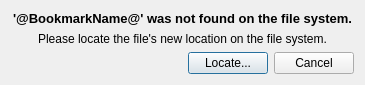
<?xml version="1.0" encoding="UTF-8"?>
<ui version="4.0">
 <class>QtSBookmarkMissingDialog</class>
 <widget class="QDialog" name="QtSBookmarkMissingDialog">
  <property name="geometry">
   <rect>
    <x>0</x>
    <y>0</y>
    <width>365</width>
    <height>85</height>
   </rect>
  </property>
  <property name="sizePolicy">
   <sizepolicy hsizetype="Expanding" vsizetype="Expanding">
    <horstretch>0</horstretch>
    <verstretch>0</verstretch>
   </sizepolicy>
  </property>
  <property name="windowTitle">
   <string>Bookmark Missing</string>
  </property>
  <layout class="QGridLayout" name="gridLayout">
   <item row="0" column="0">
    <widget class="QLabel" name="headerLabel">
     <property name="font">
      <font>
       <pointsize>10</pointsize>
       <weight>75</weight>
       <bold>true</bold>
      </font>
     </property>
     <property name="text">
      <string>'@BookmarkName@' was not found on the file system.</string>
     </property>
     <property name="alignment">
      <set>Qt::AlignCenter</set>
     </property>
    </widget>
   </item>
   <item row="1" column="0">
    <widget class="QLabel" name="descriptiveLabel">
     <property name="font">
      <font>
       <pointsize>9</pointsize>
      </font>
     </property>
     <property name="text">
      <string>Please locate the file's new location on the file system.</string>
     </property>
     <property name="alignment">
      <set>Qt::AlignCenter</set>
     </property>
    </widget>
   </item>
   <item row="2" column="0">
    <layout class="QHBoxLayout" name="horizontalLayout">
     <item>
      <spacer name="horizontalSpacer">
       <property name="orientation">
        <enum>Qt::Horizontal</enum>
       </property>
       <property name="sizeHint" stdset="0">
        <size>
         <width>40</width>
         <height>20</height>
        </size>
       </property>
      </spacer>
     </item>
     <item>
      <widget class="QPushButton" name="locateBtn">
       <property name="text">
        <string>Locate...</string>
       </property>
      </widget>
     </item>
     <item>
      <widget class="QPushButton" name="cancelBtn">
       <property name="text">
        <string>Cancel</string>
       </property>
      </widget>
     </item>
    </layout>
   </item>
  </layout>
 </widget>
 <resources/>
 <connections/>
</ui>
